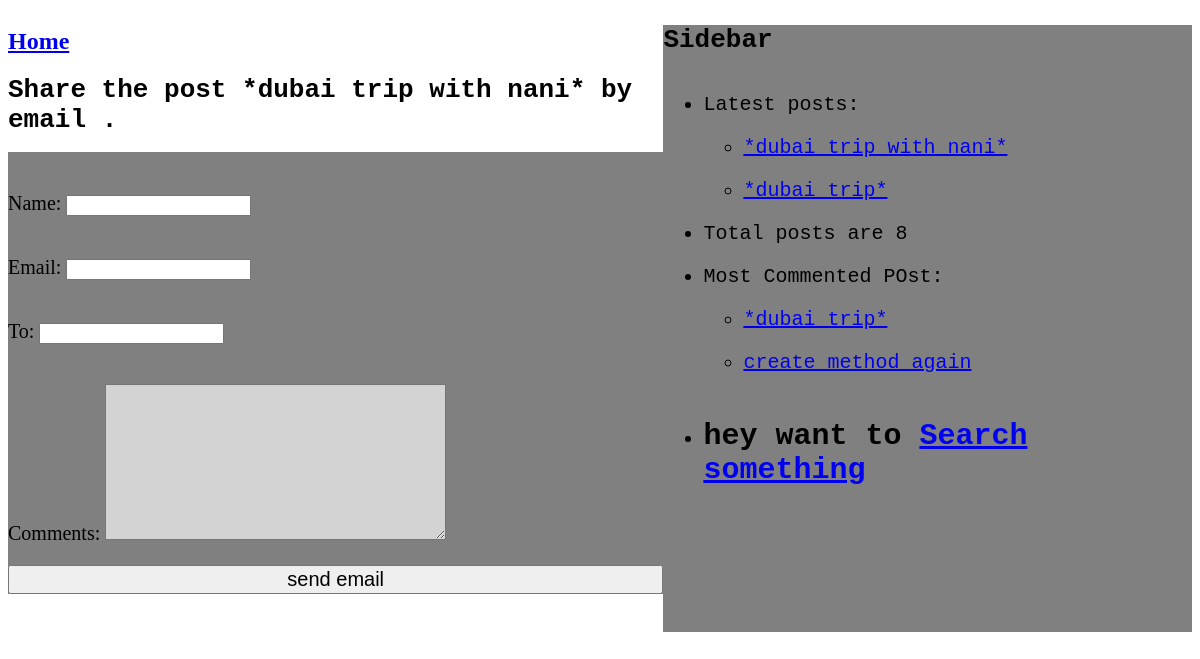
Screenshot of /13/share/ with the database file from the repository.
### blog/models.py (models this page shows, shortened)
class Post(models.Model):
    CHOICE = (
        ('draft','Draft'),('published','Published'),
    )
    title=models.CharField(max_length=250)
    publish=models.DateTimeField(default=timezone.now)
    created=models.DateTimeField(auto_now_add=True)
    updated=models.DateTimeField(auto_now=True)
    slug=models.SlugField(max_length=250,unique_for_date='publish')
    status=models.CharField(max_length=20,
                            choices=CHOICE,default='draft')
    author=models.ForeignKey(User,on_delete=models.CASCADE,
                             related_name='blog')
    body=models.TextField()
    objects=models.Manager()
    published=PublishedManager()
    tags = TaggableManager()
    def get_absolute_url(self):
        return reverse('blog:post_detail',
                     args=[
                         self.publish.year,self.publish.month,self.publish.day,
                         self.slug
                     ]
                       )
    class Meta:
        ordering=('-publish',)

### blog/views.py (the view)
# urls.py: path('<int:post_id>/share/',views.post_share,name="post_share"),
def post_share(request,post_id):
    post=get_object_or_404(Post,status='published',id=post_id)
    sent = False
    not_connect=False
    form = EmailPost()
    if request.method == 'POST':
        form=EmailPost(request.POST)
        if form.is_valid():
            name = form.cleaned_data['name']
            print(f'hello register user {name}')
            cd = form.cleaned_data
            post_url = request.build_absolute_uri(post.get_absolute_url())
            subject = '{} ({}) recommends you reading "{}"'.format(cd['name'],cd['email'],post.title)
            message = 'READ "{}" at {}\n\n{}\'s comments : {}'.format(post.title,post_url,cd['name'],cd['comments'])
            try:
               send_mail(subject,message,'kumarnitesh2000.nk@gmail.com',[cd['to']])
               sent=True
            except:
                not_connect=True
    else:
        form=EmailPost()
    context = {'form':form,'post':post,'sent':sent,'not_connect':not_connect}
    template = 'blog/share.html'
    return render(request,template,context)

### blog/forms.py
class EmailPost(forms.Form):
        name = forms.CharField(max_length=25)
        email = forms.EmailField()
        to = forms.EmailField()
        comments = forms.CharField(required=False,widget=forms.Textarea)

### blog/models.py (called while the page is built)
    def get_queryset(self):
        return super(PublishedManager,self).get_queryset().filter(status='published')

### blog/templatetags/custom_tags.py (called while the page is built)
@register.simple_tag(name='count')
def total_posts_written():
    return Post.published.count()

@register.inclusion_tag('blog/latest_post.html')
def show_latest_post(count=3):
    latest_post=Post.published.order_by('-publish')[:count]
    return {'latest_post':latest_post}

@register.inclusion_tag('blog/most_comment.html')
def most_commented(count=3):
    most_commented_post=Post.published.annotate(total_comments=Count('comments')).order_by('-total_comments')[:count]
    return {'most_commented_post':most_commented_post}

### blog/templates/blog/share.html (shortened to what this page needs)
{%extends 'blog/base.html' %}
{%block content%}
{%if sent %}
<h1>Email successfully sent</h1>
<p style="background-color:green;">
    "{{post.title}}" was successfully sent to {{form.cleaned_data.to}}.
</p>
{%else%}
<h1>Share the post {{post.title}} by email {{form.cleaned_data.email}} .</h1>
<form action="." method="post" class="form-group">
    {{form.as_p}}
    <input style="font-size:20px;" type="submit" value="send email">
</form>
{%endif%}
{%endblock%}

### blog/templates/blog/latest_post.html
 <ul>
        {%for post in latest_post %}
        <li>
            <a href="{{post.get_absolute_url}}">{{post.title}}</a>
        </li>
        {%endfor%}
    </ul>

### blog/templates/blog/most_comment.html
 <ul>
        {%for post in most_commented_post %}
        <li>
            <a href="{{post.get_absolute_url}}">{{post.title}}</a>
        </li>
        {%endfor%}
    </ul>

### blog/templates/blog/share.html (style rules this page uses)
.form-group { background-color:grey; padding-top:20px; font-size:20px; display:flex; flex-direction:column; }
textarea { background-color:LightGrey; }
h1 { font-family:monospace; }

### blog/templates/blog/base.html (style rules this page uses)
li { font-size:20px; font-family:monospace; padding-top:20px; background-color:grey; margin-right:60px; }

### rows the page displays
Post: title "*dubai trip with nani*"
Post: title "*dubai trip*"
Post: title "create method again"
